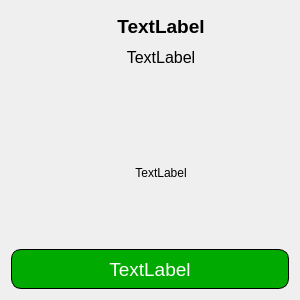
<?xml version="1.0" encoding="UTF-8"?>
<ui version="4.0">
 <class>ItemForm</class>
 <widget class="QWidget" name="ItemForm">
  <property name="geometry">
   <rect>
    <x>0</x>
    <y>0</y>
    <width>300</width>
    <height>300</height>
   </rect>
  </property>
  <property name="sizePolicy">
   <sizepolicy hsizetype="Fixed" vsizetype="Fixed">
    <horstretch>0</horstretch>
    <verstretch>0</verstretch>
   </sizepolicy>
  </property>
  <property name="minimumSize">
   <size>
    <width>300</width>
    <height>300</height>
   </size>
  </property>
  <property name="maximumSize">
   <size>
    <width>312</width>
    <height>330</height>
   </size>
  </property>
  <property name="windowTitle">
   <string>Form</string>
  </property>
  <layout class="QVBoxLayout" name="verticalLayout">
   <item>
    <widget class="QLabel" name="textLabel">
     <property name="sizePolicy">
      <sizepolicy hsizetype="Preferred" vsizetype="Fixed">
       <horstretch>0</horstretch>
       <verstretch>0</verstretch>
      </sizepolicy>
     </property>
     <property name="minimumSize">
      <size>
       <width>300</width>
       <height>30</height>
      </size>
     </property>
     <property name="font">
      <font>
       <pointsize>14</pointsize>
       <bold>true</bold>
      </font>
     </property>
     <property name="text">
      <string>TextLabel</string>
     </property>
     <property name="alignment">
      <set>Qt::AlignmentFlag::AlignCenter</set>
     </property>
    </widget>
   </item>
   <item>
    <widget class="QLabel" name="descLabel">
     <property name="sizePolicy">
      <sizepolicy hsizetype="Preferred" vsizetype="Fixed">
       <horstretch>0</horstretch>
       <verstretch>0</verstretch>
      </sizepolicy>
     </property>
     <property name="minimumSize">
      <size>
       <width>300</width>
       <height>20</height>
      </size>
     </property>
     <property name="font">
      <font>
       <pointsize>12</pointsize>
      </font>
     </property>
     <property name="text">
      <string>TextLabel</string>
     </property>
     <property name="alignment">
      <set>Qt::AlignmentFlag::AlignCenter</set>
     </property>
    </widget>
   </item>
   <item>
    <widget class="QLabel" name="imageLabel">
     <property name="sizePolicy">
      <sizepolicy hsizetype="Fixed" vsizetype="Fixed">
       <horstretch>0</horstretch>
       <verstretch>0</verstretch>
      </sizepolicy>
     </property>
     <property name="minimumSize">
      <size>
       <width>300</width>
       <height>200</height>
      </size>
     </property>
     <property name="maximumSize">
      <size>
       <width>300</width>
       <height>200</height>
      </size>
     </property>
     <property name="text">
      <string>TextLabel</string>
     </property>
     <property name="alignment">
      <set>Qt::AlignmentFlag::AlignCenter</set>
     </property>
    </widget>
   </item>
   <item>
    <widget class="QLabel" name="labelUse">
     <property name="sizePolicy">
      <sizepolicy hsizetype="Preferred" vsizetype="Fixed">
       <horstretch>0</horstretch>
       <verstretch>0</verstretch>
      </sizepolicy>
     </property>
     <property name="minimumSize">
      <size>
       <width>250</width>
       <height>40</height>
      </size>
     </property>
     <property name="font">
      <font>
       <pointsize>14</pointsize>
      </font>
     </property>
     <property name="styleSheet">
      <string notr="true">QLabel#labelUse { border: 1px solid black; border-radius: 10px; background-color: rgb(0, 170, 0); color: rgb(255, 255, 255);}
</string>
     </property>
     <property name="text">
      <string>TextLabel</string>
     </property>
     <property name="alignment">
      <set>Qt::AlignmentFlag::AlignCenter</set>
     </property>
    </widget>
   </item>
  </layout>
 </widget>
 <resources/>
 <connections/>
</ui>
